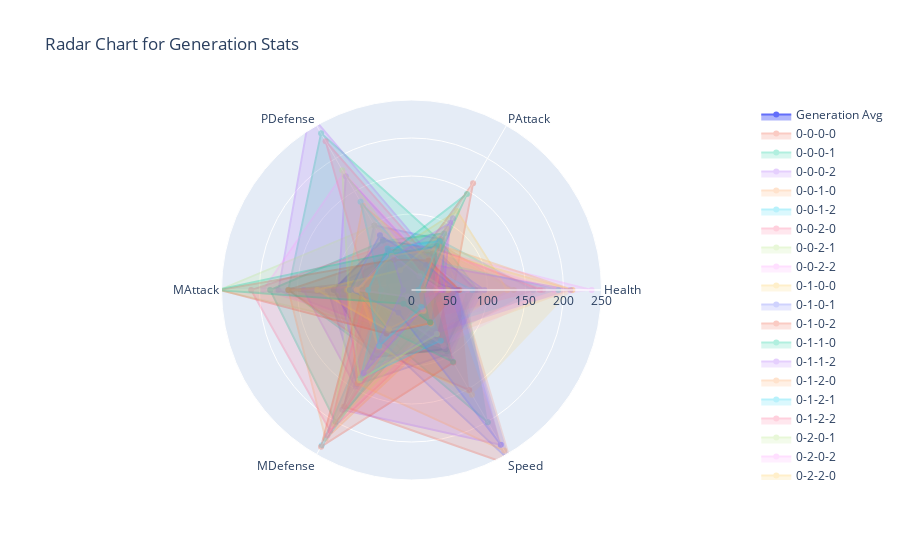
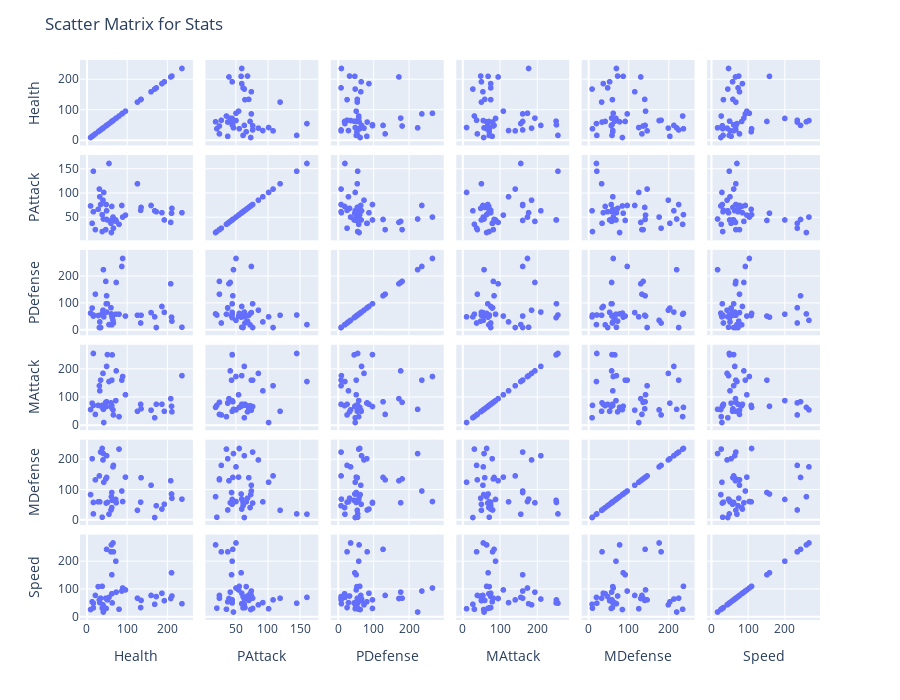

The notebook cell these images were saved under, in order:
### Code cell
# Running the dashboard for a specific generation
generation = 3  # Set the generation to inspect
generation_data = filter_generation(generation, tree_data)

# Run summary statistics and plot functions with error handling
try:
    summary = summary_statistics(generation_data)
    plot_heatmap(generation_data, generation)
    plot_violin_plots(generation_data, generation)
    plot_distribution_histograms(generation_data, generation)
    plot_radar_chart(generation_data)
    plot_scatter_matrix(generation_data)
except ValueError as e:
    print(f"Data error: {e}")
except KeyError as e:
    print(f"Missing column error: {e}")
except Exception as e:
    print(f"An unexpected error occurred: {e}")

### Figure 1 — Plotly figure (JSON) as saved in the notebook; plotly's stock layout.template omitted (floating-point values rounded to 4 significant figures)
{"data": [{"fill": "toself", "name": "Generation Avg", "r": [84, 62.53, 75.6, 102.4, 102.6, 89.53], "theta": ["Health", "PAttack", "PDefense", "MAttack", "MDefense", "Speed"], "type": "scatterpolar"}, {"fill": "toself", "name": "0-0-0-0", "opacity": 0.3, "r": [65, 51, 36, 56, 177, 267], "theta": ["Health", "PAttack", "PDefense", "MAttack", "MDefense", "Speed"], "type": "scatterpolar"}, {"fill": "toself", "name": "0-0-0-1", "opacity": 0.3, "r": [72, 45, 59, 89, 69, 201], "theta": ["Health", "PAttack", "PDefense", "MAttack", "MDefense", "Speed"], "type": "scatterpolar"}, {"fill": "toself", "name": "0-0-0-2", "opacity": 0.3, "r": [66, 28, 26, 38, 182, 235], "theta": ["Health", "PAttack", "PDefense", "MAttack", "MDefense", "Speed"], "type": "scatterpolar"}, {"fill": "toself", "name": "0-0-1-0", "opacity": 0.3, "r": [135, 71, 55, 60, 141, 59], "theta": ["Health", "PAttack", "PDefense", "MAttack", "MDefense", "Speed"], "type": "scatterpolar"}, {"fill": "toself", "name": "0-0-1-2", "opacity": 0.3, "r": [160, 75, 65, 55, 116, 77], "theta": ["Health", "PAttack", "PDefense", "MAttack", "MDefense", "Speed"], "type": "scatterpolar"}, {"fill": "toself", "name": "0-0-2-0", "opacity": 0.3, "r": [173, 62, 9, 76, 48, 73], "theta": ["Health", "PAttack", "PDefense", "MAttack", "MDefense", "Speed"], "type": "scatterpolar"}, {"fill": "toself", "name": "0-0-2-1", "opacity": 0.3, "r": [134, 65, 26, 76, 60, 33], "theta": ["Health", "PAttack", "PDefense", "MAttack", "MDefense", "Speed"], "type": "scatterpolar"}, {"fill": "toself", "name": "0-0-2-2", "opacity": 0.3, "r": [237, 60, 10, 178, 70, 47], "theta": ["Health", "PAttack", "PDefense", "MAttack", "MDefense", "Speed"], "type": "scatterpolar"}, {"fill": "toself", "name": "0-1-0-0", "opacity": 0.3, "r": [62, 73, 19, 71, 42, 83], "theta": ["Health", "PAttack", "PDefense", "MAttack", "MDefense", "Speed"], "type": "scatterpolar"}, {"fill": "toself", "name": "0-1-0-1", "opacity": 0.3, "r": [48, 77, 98, 68, 57, 30], "theta": ["Health", "PAttack", "PDefense", "MAttack", "MDefense", "Speed"], "type": "scatterpolar"}, {"fill": "toself", "name": "0-1-0-2", "opacity": 0.3, "r": [55, 162, 20, 157, 20, 70], "theta": ["Health", "PAttack", "PDefense", "MAttack", "MDefense", "Speed"], "type": "scatterpolar"}, {"fill": "toself", "name": "0-1-1-0", "opacity": 0.3, "r": [87, 75, 238, 162, 97, 93], "theta": ["Health", "PAttack", "PDefense", "MAttack", "MDefense", "Speed"], "type": "scatterpolar"}, {"fill": "toself", "name": "0-1-1-2", "opacity": 0.3, "r": [89, 51, 268, 175, 62, 104], "theta": ["Health", "PAttack", "PDefense", "MAttack", "MDefense", "Speed"], "type": "scatterpolar"}, {"fill": "toself", "name": "0-1-2-0", "opacity": 0.3, "r": [212, 69, 33, 49, 73, 75], "theta": ["Health", "PAttack", "PDefense", "MAttack", "MDefense", "Speed"], "type": "scatterpolar"}, {"fill": "toself", "name": "0-1-2-1", "opacity": 0.3, "r": [193, 45, 66, 51, 53, 58], "theta": ["Health", "PAttack", "PDefense", "MAttack", "MDefense", "Speed"], "type": "scatterpolar"}, {"fill": "toself", "name": "0-1-2-2", "opacity": 0.3, "r": [169, 64, 49, 28, 9, 45], "theta": ["Health", "PAttack", "PDefense", "MAttack", "MDefense", "Speed"], "type": "scatterpolar"}, {"fill": "toself", "name": "0-2-0-1", "opacity": 0.3, "r": [51, 45, 98, 253, 59, 61], "theta": ["Health", "PAttack", "PDefense", "MAttack", "MDefense", "Speed"], "type": "scatterpolar"}, {"fill": "toself", "name": "0-2-0-2", "opacity": 0.3, "r": [73, 42, 178, 195, 58, 89], "theta": ["Health", "PAttack", "PDefense", "MAttack", "MDefense", "Speed"], "type": "scatterpolar"}, {"fill": "toself", "name": "0-2-2-0", "opacity": 0.3, "r": [126, 120, 55, 51, 33, 67], "theta": ["Health", "PAttack", "PDefense", "MAttack", "MDefense", "Speed"], "type": "scatterpolar"}, {"fill": "toself", "name": "0-2-2-1", "opacity": 0.3, "r": [96, 55, 52, 110, 143, 97], "theta": ["Health", "PAttack", "PDefense", "MAttack", "MDefense", "Speed"], "type": "scatterpolar"}, {"fill": "toself", "name": "0-2-2-2", "opacity": 0.3, "r": [62, 44, 52, 162, 92, 152], "theta": ["Health", "PAttack", "PDefense", "MAttack", "MDefense", "Speed"], "type": "scatterpolar"}, {"fill": "toself", "name": "0-3-0-0", "opacity": 0.3, "r": [40, 86, 74, 186, 200, 43], "theta": ["Health", "PAttack", "PDefense", "MAttack", "MDefense", "Speed"], "type": "scatterpolar"}, {"fill": "toself", "name": "0-3-0-1", "opacity": 0.3, "r": [31, 109, 9, 142, 147, 61], "theta": ["Health", "PAttack", "PDefense", "MAttack", "MDefense", "Speed"], "type": "scatterpolar"}, {"fill": "toself", "name": "0-3-0-2", "opacity": 0.3, "r": [34, 77, 9, 162, 226, 67], "theta": ["Health", "PAttack", "PDefense", "MAttack", "MDefense", "Speed"], "type": "scatterpolar"}, {"fill": "toself", "name": "0-3-1-0", "opacity": 0.3, "r": [80, 36, 59, 32, 236, 27], "theta": ["Health", "PAttack", "PDefense", "MAttack", "MDefense", "Speed"], "type": "scatterpolar"}, {"fill": "toself", "name": "0-3-1-1", "opacity": 0.3, "r": [49, 64, 67, 211, 214, 64], "theta": ["Health", "PAttack", "PDefense", "MAttack", "MDefense", "Speed"], "type": "scatterpolar"}, {"fill": "toself", "name": "0-3-1-2", "opacity": 0.3, "r": [13, 38, 82, 80, 204, 54], "theta": ["Health", "PAttack", "PDefense", "MAttack", "MDefense", "Speed"], "type": "scatterpolar"}, {"fill": "toself", "name": "0-3-2-1", "opacity": 0.3, "r": [187, 60, 88, 76, 37, 85], "theta": ["Health", "PAttack", "PDefense", "MAttack", "MDefense", "Speed"], "type": "scatterpolar"}, {"fill": "toself", "name": "0-3-2-2", "opacity": 0.3, "r": [211, 59, 48, 69, 87, 159], "theta": ["Health", "PAttack", "PDefense", "MAttack", "MDefense", "Speed"], "type": "scatterpolar"}, {"fill": "toself", "name": "0-4-0-0", "opacity": 0.3, "r": [61, 19, 60, 65, 78, 260], "theta": ["Health", "PAttack", "PDefense", "MAttack", "MDefense", "Speed"], "type": "scatterpolar"}, {"fill": "toself", "name": "0-4-0-1", "opacity": 0.3, "r": [38, 56, 62, 65, 238, 110], "theta": ["Health", "PAttack", "PDefense", "MAttack", "MDefense", "Speed"], "type": "scatterpolar"}, {"fill": "toself", "name": "0-4-0-2", "opacity": 0.3, "r": [28, 67, 54, 72, 61, 109], "theta": ["Health", "PAttack", "PDefense", "MAttack", "MDefense", "Speed"], "type": "scatterpolar"}, {"fill": "toself", "name": "0-4-1-0", "opacity": 0.3, "r": [209, 40, 173, 96, 131, 66], "theta": ["Health", "PAttack", "PDefense", "MAttack", "MDefense", "Speed"], "type": "scatterpolar"}, {"fill": "toself", "name": "0-4-1-2", "opacity": 0.3, "r": [49, 46, 128, 85, 142, 244], "theta": ["Health", "PAttack", "PDefense", "MAttack", "MDefense", "Speed"], "type": "scatterpolar"}, {"fill": "toself", "name": "0-4-2-0", "opacity": 0.3, "r": [21, 25, 134, 40, 134, 77], "theta": ["Health", "PAttack", "PDefense", "MAttack", "MDefense", "Speed"], "type": "scatterpolar"}, {"fill": "toself", "name": "0-4-2-1", "opacity": 0.3, "r": [41, 47, 226, 58, 221, 17], "theta": ["Health", "PAttack", "PDefense", "MAttack", "MDefense", "Speed"], "type": "scatterpolar"}, {"fill": "toself", "name": "0-4-2-2", "opacity": 0.3, "r": [47, 25, 182, 83, 137, 67], "theta": ["Health", "PAttack", "PDefense", "MAttack", "MDefense", "Speed"], "type": "scatterpolar"}, {"fill": "toself", "name": "0-5-0-0", "opacity": 0.3, "r": [38, 21, 56, 72, 10, 31], "theta": ["Health", "PAttack", "PDefense", "MAttack", "MDefense", "Speed"], "type": "scatterpolar"}, {"fill": "toself", "name": "0-5-0-1", "opacity": 0.3, "r": [32, 93, 30, 124, 61, 51], "theta": ["Health", "PAttack", "PDefense", "MAttack", "MDefense", "Speed"], "type": "scatterpolar"}, {"fill": "toself", "name": "0-5-0-2", "opacity": 0.3, "r": [60, 38, 83, 81, 34, 235], "theta": ["Health", "PAttack", "PDefense", "MAttack", "MDefense", "Speed"], "type": "scatterpolar"}, {"fill": "toself", "name": "0-5-1-0", "opacity": 0.3, "r": [63, 45, 46, 252, 66, 50], "theta": ["Health", "PAttack", "PDefense", "MAttack", "MDefense", "Speed"], "type": "scatterpolar"}, {"fill": "toself", "name": "0-5-1-1", "opacity": 0.3, "r": [16, 146, 56, 257, 21, 49], "theta": ["Health", "PAttack", "PDefense", "MAttack", "MDefense", "Speed"], "type": "scatterpolar"}, {"fill": "toself", "name": "0-5-2-0", "opacity": 0.3, "r": [42, 102, 49, 11, 126, 29], "theta": ["Health", "PAttack", "PDefense", "MAttack", "MDefense", "Speed"], "type": "scatterpolar"}, {"fill": "toself", "name": "0-5-2-1", "opacity": 0.3, "r": [16, 62, 52, 72, 59, 32], "theta": ["Health", "PAttack", "PDefense", "MAttack", "MDefense", "Speed"], "type": "scatterpolar"}, {"fill": "toself", "name": "0-5-2-2", "opacity": 0.3, "r": [9, 74, 63, 57, 85, 26], "theta": ["Health", "PAttack", "PDefense", "MAttack", "MDefense", "Speed"], "type": "scatterpolar"}], "layout": {"polar": {"radialaxis": {"range": [0, 250], "visible": true}}, "showlegend": true, "title": {"text": "Radar Chart for Generation Stats"}}}

### Figure 2 — Plotly figure (JSON) as saved in the notebook; plotly's stock layout.template omitted (floating-point values rounded to 4 significant figures)
{"data": [{"dimensions": [{"axis": {"matches": true}, "label": "Health", "values": [65, 72, 66, 135, 160, 173, 134, 237, 62, 48, 55, 87, 89, 212, 193, 169, 51, 73, 126, 96, 62, 40, 31, 34, 80, 49, 13, 187, 211, 61, 38, 28, 209, 49, 21, 41, 47, 38, 32, 60, 63, 16, 42, 16, 9]}, {"axis": {"matches": true}, "label": "PAttack", "values": [51, 45, 28, 71, 75, 62, 65, 60, 73, 77, 162, 75, 51, 69, 45, 64, 45, 42, 120, 55, 44, 86, 109, 77, 36, 64, 38, 60, 59, 19, 56, 67, 40, 46, 25, 47, 25, 21, 93, 38, 45, 146, 102, 62, 74]}, {"axis": {"matches": true}, "label": "PDefense", "values": [36, 59, 26, 55, 65, 9, 26, 10, 19, 98, 20, 238, 268, 33, 66, 49, 98, 178, 55, 52, 52, 74, 9, 9, 59, 67, 82, 88, 48, 60, 62, 54, 173, 128, 134, 226, 182, 56, 30, 83, 46, 56, 49, 52, 63]}, {"axis": {"matches": true}, "label": "MAttack", "values": [56, 89, 38, 60, 55, 76, 76, 178, 71, 68, 157, 162, 175, 49, 51, 28, 253, 195, 51, 110, 162, 186, 142, 162, 32, 211, 80, 76, 69, 65, 65, 72, 96, 85, 40, 58, 83, 72, 124, 81, 252, 257, 11, 72, 57]}, {"axis": {"matches": true}, "label": "MDefense", "values": [177, 69, 182, 141, 116, 48, 60, 70, 42, 57, 20, 97, 62, 73, 53, 9, 59, 58, 33, 143, 92, 200, 147, 226, 236, 214, 204, 37, 87, 78, 238, 61, 131, 142, 134, 221, 137, 10, 61, 34, 66, 21, 126, 59, 85]}, {"axis": {"matches": true}, "label": "Speed", "values": [267, 201, 235, 59, 77, 73, 33, 47, 83, 30, 70, 93, 104, 75, 58, 45, 61, 89, 67, 97, 152, 43, 61, 67, 27, 64, 54, 85, 159, 260, 110, 109, 66, 244, 77, 17, 67, 31, 51, 235, 50, 49, 29, 32, 26]}], "hovertemplate": "%{xaxis.title.text}=%{x}<br>%{yaxis.title.text}=%{y}<extra></extra>", "legendgroup": "", "marker": {"color": "#636efa", "symbol": "circle"}, "name": "", "showlegend": false, "type": "splom"}], "layout": {"dragmode": "select", "height": 700, "legend": {"tracegroupgap": 0}, "margin": {"t": 60}, "title": {"text": "Scatter Matrix for Stats"}}}
